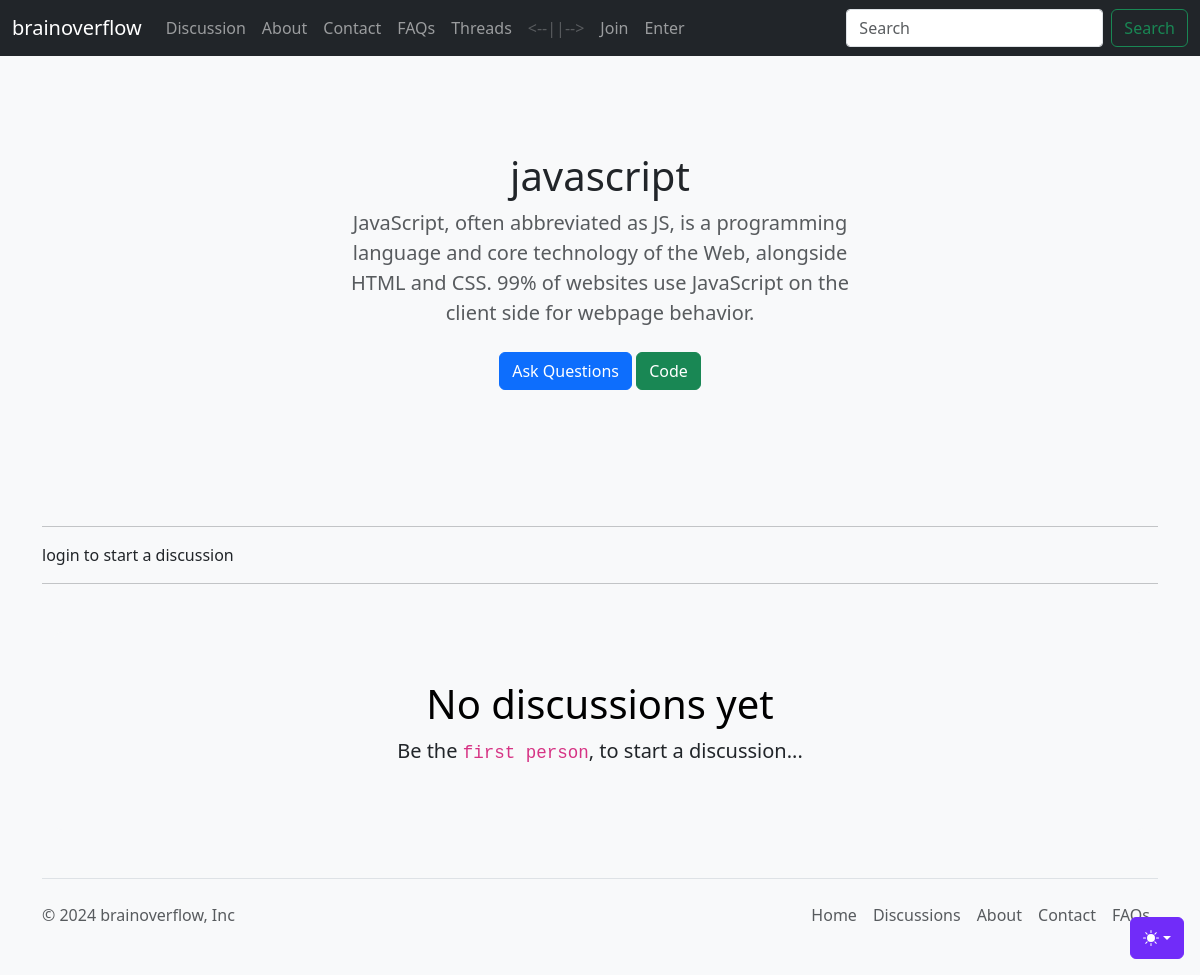
The app's page /threadlist.php?cat_id=5 with its own data.
### tables this page shows
CREATE TABLE `categories` (
  `ct_id` int(8) NOT NULL,
  `ct_name` varchar(256) NOT NULL,
  `ct_desc` varchar(256) NOT NULL,
  `ct_dt` datetime NOT NULL DEFAULT current_timestamp()
);

### partials/_helpers.php (called while the page is built, shortened)
<?php
function h(mixed $value): string
{
    return htmlspecialchars((string) ($value ?? ''), ENT_QUOTES | ENT_SUBSTITUTE, 'UTF-8');
}
function positive_int(mixed $value): ?int
{
    $integer = filter_var($value, FILTER_VALIDATE_INT);
    return $integer !== false && $integer > 0 ? $integer : null;
}

### partials/_threadlist.php (the view, shortened to what this page needs)
<?php
require_once __DIR__ . '/_helpers.php';
require 'database/_connect.php';
$cat_id = positive_int($_GET['cat_id'] ?? null);
$statement = mysqli_prepare($conn, 'SELECT ct_name, ct_desc FROM `categories` WHERE ct_id = ?');
mysqli_stmt_bind_param($statement, 'i', $cat_id);
mysqli_stmt_execute($statement);
$category = mysqli_fetch_assoc(mysqli_stmt_get_result($statement));
$cat_name = $category['ct_name'];
$cat_desc = $category['ct_desc'];
echo '
<section class="py-5 text-center container">
  <div class="row py-lg-5">
    <div class="col-lg-6 col-md-8 mx-auto">
      <h1 class="fw-light">' . h($cat_name) . '</h1>
      <p class="lead text-body-secondary">' . h($cat_desc) . '</p>
      <p>
        <a href="#" class="btn btn-primary my-2">Ask Questions</a>
        <a href="#" class="btn btn-success my-2">Code</a>
      </p>
    </div>
  </div>
</section>
';
?>

### assets/style.css (style rules this page uses)
body { background-color: #f8f9fa; }

### assets/offcanvas-navbar.css (style rules this page uses)
html, body { overflow-x: hidden; }
body { padding-top: 56px; }

### records on screen
categories: ct_name "javascript", ct_desc "JavaScript, often abbreviated as JS, is a programming language and core technology of the Web, alongside HTML and CSS. 99% of websites use JavaScript on the client side for webpage behavior."
